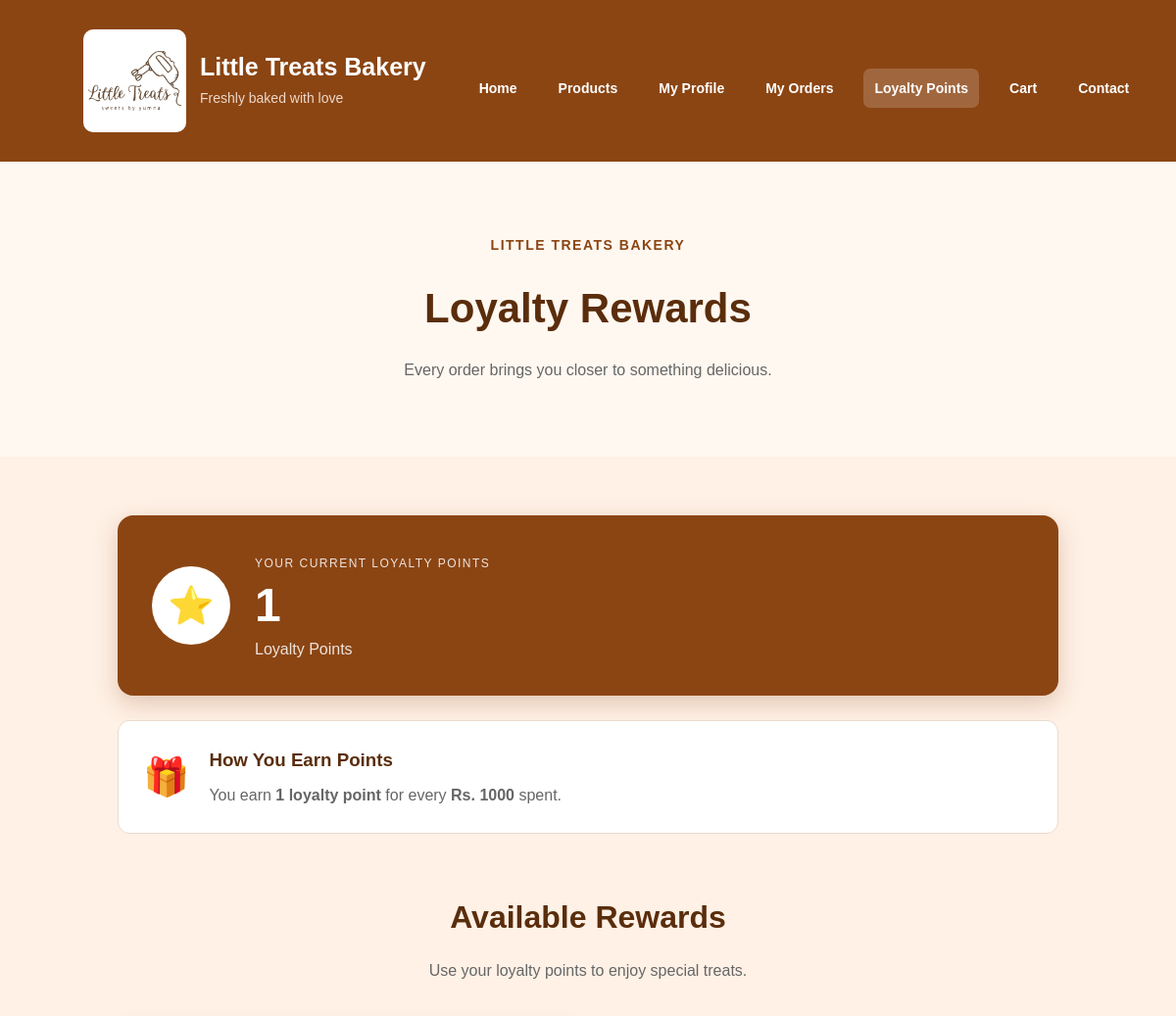
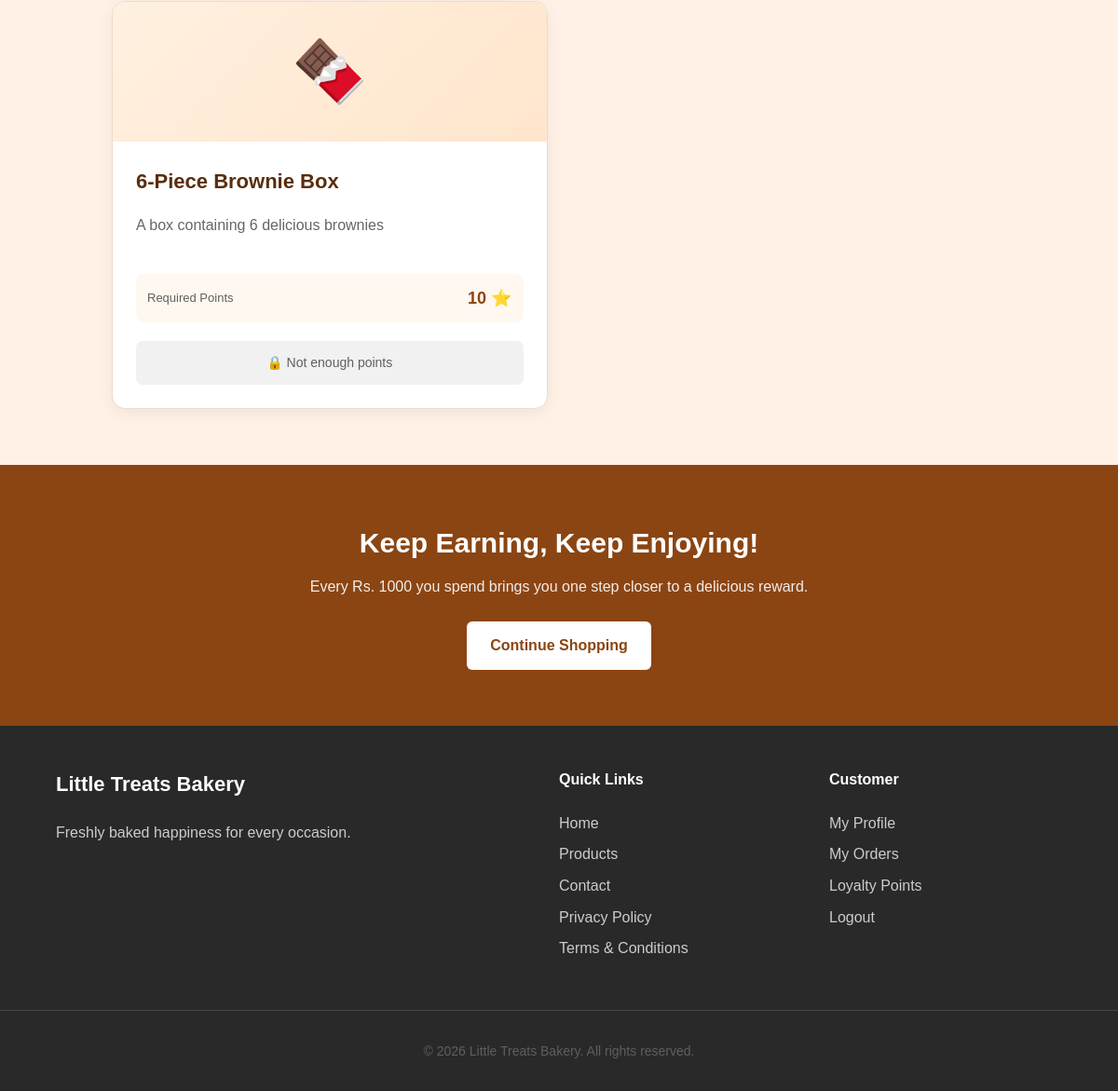
The page /loyalty.php (signed in) on the database its author committed (2 pictures, top to bottom).
### tables this page shows
CREATE TABLE `loyalty_points` (
  `loyalty_id` int(11) NOT NULL,
  `user_id` int(11) NOT NULL,
  `points` int(11) NOT NULL DEFAULT 0
);

CREATE TABLE `loyalty_rewards` (
  `reward_id` int(11) NOT NULL,
  `reward_name` varchar(100) NOT NULL,
  `points_required` int(11) NOT NULL,
  `description` varchar(255) DEFAULT NULL
);

### includes/security.php (called while the page is built, shortened)
<?php
function db_select(
    mysqli $conn,
    string $sql,
    string $types = "",
    array $params = []
): mysqli_result {
    $stmt = $conn->prepare($sql);
    if ($types !== "") {
        $stmt->bind_param($types, ...$params);
    }
    $stmt->execute();
    $result = $stmt->get_result();
    return $result;
}

### loyalty.php (the view, shortened to what this page needs)
<?php
require_once __DIR__ . "/includes/auth.php";
$user_id = (int) $_SESSION["user_id"];
$result = db_select(
    $conn,
    "SELECT points
     FROM loyalty_points
     WHERE user_id = ?",
    "i",
    [$user_id]
);
if ($result->num_rows == 1) {
    $loyalty = $result->fetch_assoc();
    $points = $loyalty["points"];
} else {
    $points = 0;
}
?>
<!DOCTYPE html>
<html>
<head>
    <link rel="stylesheet" href="assets/css/style.css">
</head>
<body>
<?php include __DIR__ . "/includes/header.php"; ?>
<section class="loyalty-hero">
    <p class="section-label">
        LITTLE TREATS BAKERY
    </p>
    <h2>
        Loyalty Rewards
    </h2>
    <p>
        Every order brings you closer to something delicious.
    </p>
</section>
<main id="main-content" class="loyalty-container">
    <div class="points-card">
        <div class="points-icon" aria-hidden="true">
            ⭐
        </div>
        <div>
            <span class="points-label">
                YOUR CURRENT LOYALTY POINTS
            </span>
            <div class="points-number">
                <?php echo $points; ?>
            </div>
            <p>
                Loyalty Points
            </p>
        </div>
    </div>
    <div class="earn-card">
        <div class="earn-icon" aria-hidden="true">
            🎁
        </div>
        <div>
            <h3>
                How You Earn Points
            </h3>
            <p>
                You earn <strong>1 loyalty point</strong>
                for every <strong>Rs. <?php echo (int) LOYALTY_RS_PER_POINT; ?></strong> spent.
            </p>
        </div>
    </div>
    <div class="rewards-heading">
        <h2>
            Available Rewards
        </h2>
        <p>
            Use your loyalty points to enjoy special treats.
        </p>
    </div>
    <div class="rewards-grid">
        <?php
        $rewards_sql = "SELECT *
                        FROM loyalty_rewards
                        ORDER BY points_required ASC";
        $rewards_result = mysqli_query(
            $conn,
            $rewards_sql
        );
        if (mysqli_num_rows($rewards_result) > 0) {
            while ($reward = mysqli_fetch_assoc($rewards_result)) {
        ?>
        <div class="reward-card">
            <div class="reward-image" aria-hidden="true">
                🍫
            </div>
            <div class="reward-content">
                <h3>
                    <?php
                    echo htmlspecialchars(
                        $reward["reward_name"]
                    );
                    ?>
                </h3>
                <p class="reward-description">
                    <?php
                    echo htmlspecialchars(
                        $reward["description"]
                    );
                    ?>
                </p>
                <div class="reward-points">
                    <span>
                        Required Points
                    </span>
                    <strong>
                        <?php
                        echo $reward["points_required"];
                        ?>
                        ⭐
                    </strong>
                </div>
                <?php
                if (
                    $points >=
                    $reward["points_required"]
                ) {
                ?>
                    <form
                        method="POST"
                        action="redeem_reward.php"
                        data-confirm="Are you sure you want to redeem this reward?"
                    >
                        <?php echo csrf_field(); ?>
                        <input
                            type="hidden"
                            name="reward_id"
                            value="<?php echo (int) $reward["reward_id"]; ?>"
                        >
                        <button
                            type="submit"
                            class="redeem-button"
                        >
                            Redeem Reward
                        </button>
                    </form>
                <?php
                } else {
                ?>
                    <div class="not-enough">
                        🔒
                        Not enough points
                    </div>
                <?php
                }
                ?>
            </div>
        </div>
        <?php
            }
        }
        ?>
    </div>
</main>
<section class="loyalty-cta">
    <h2>
        Keep Earning, Keep Enjoying!
    </h2>
    <p>
        Every Rs. 1000 you spend brings you one step closer to a delicious reward.
    </p>
    <a
        href="products.php"
        class="primary-button"
    >
        Continue Shopping
    </a>
</section>
<?php include __DIR__ . "/includes/footer.php"; ?>
</body>
</html>

### rows shown on the page
loyalty_points: points "1"
loyalty_rewards: reward_name "6-Piece Brownie Box", description "A box containing 6 delicious brownies", points_required "10", shows "🔒 Not enough points"

### other values the page prints
LOYALTY_RS_PER_POINT "1000"
